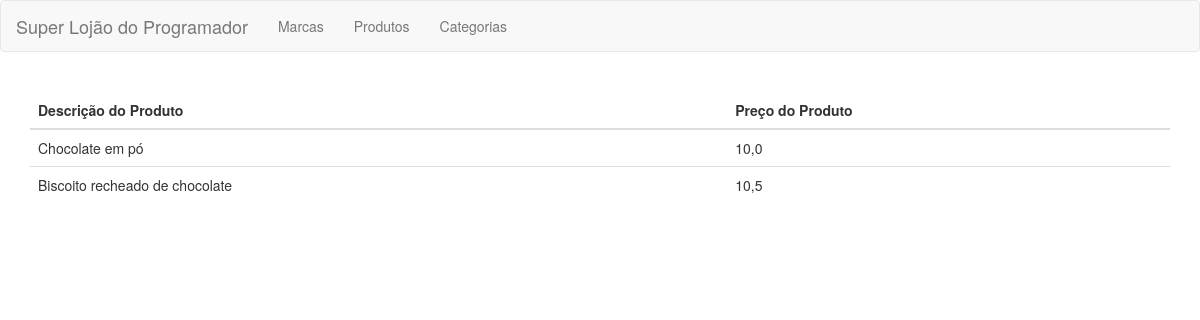
The page /marca/produto/1/ on the database its author committed.
### apps/app/models.py (models this page shows, shortened)
class Produto(models.Model):
    descricao = models.CharField(max_length=50, null=False)
    preco = models.FloatField(null=False)
    marca = models.ForeignKey(Marca, on_delete=models.CASCADE, null=True)
    categoria = models.ManyToManyField(Categoria)

### apps/app/views.py (the view)
# urls.py: path("marca/produto/<int:pk>/", views.listar_produtos_marca, name="marca_produto"),
def listar_produtos_marca(request, pk, template_name="marca/marca_produtos_list.html"):
    produtos = Produto.objects.filter(marca=pk)
    return render(request, template_name, {"produtos": produtos})

### templates/marca/marca_produtos_list.html (shortened to what this page needs)
{% extends 'base.html'%}
{% block content %}
<div class="cl-lg-12">
    <table class="table">
        <thead>
            <tr>
                <th> Descrição do Produto</th>
                <th> Preço do Produto</th>
            </tr>
        </thead>
        <tbody>
            {% for produto in produtos %}
                <tr>
                    <td>{{ produto.descricao}}</td>
                    <td>{{ produto.preco }}</td>
                </tr>
            {% endfor %}
        </tbody>
    </table>
</div>
{% endblock content %}

### rows shown on the page
Produto: descricao "Chocolate em pó", preco "10,0"
Produto: descricao "Biscoito recheado de chocolate", preco "10,5"
